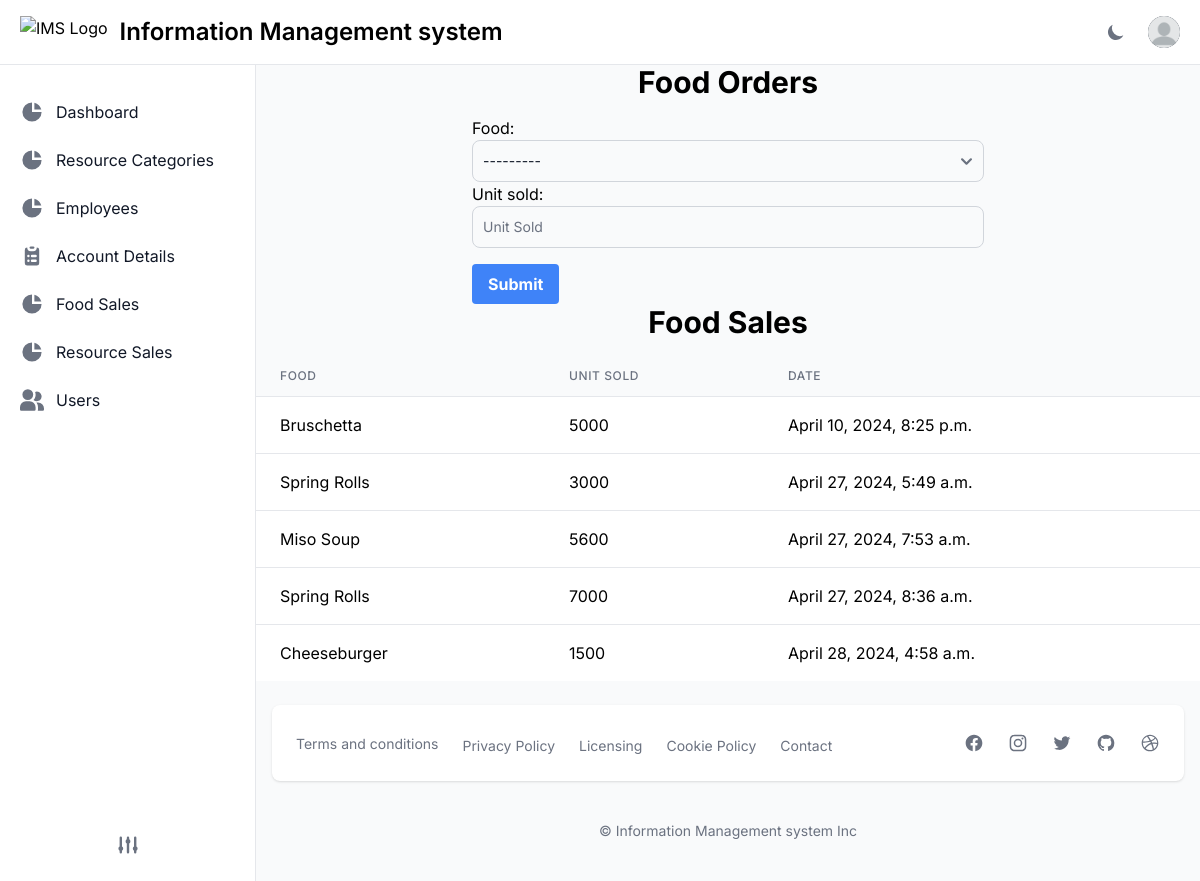
/resource/foodsales/ (signed in), run on the app's committed database.
### apps/resource/models.py (models this page shows)
class Foodsales(models.Model):
    food = models.ForeignKey(Menuitem, on_delete=models.CASCADE)
    unit_sold = models.IntegerField()
    date = models.DateTimeField(auto_now_add=True, editable=True, null=True)

class Menuitem(models.Model):
    category = models.ForeignKey(Menucategory, on_delete=models.CASCADE, verbose_name= 'menuitem')
    name = models.CharField(max_length=45)
    description= models.TextField(max_length=700)
    price = models.DecimalField(decimal_places=2, max_digits=15, null=False, blank=False)
    image = models.ImageField(upload_to='menu', null= True, blank=True)
    def __str__(self):
        return self.name

### apps/resource/views.py (the view)
# urls.py: path('foodsales/', views.Foodsaleview, name='foodsales'),
@login_required(login_url='/users/signin/')
@admin_required
def Foodsaleview(request):
    if request.method == 'POST':
        form = FoodsalesForm(request.POST)
        if form.is_valid():
            form.save()
            return redirect('foodsales')  # Redirect to the same page after successful submission
    else:
        form = FoodsalesForm()
    foodsales = Foodsales.objects.all()
    return render(request, './resources/foodsales.html', {'form': form, 'foodsales': foodsales})

### apps/resource/forms.py
class FoodsalesForm(forms.ModelForm):
    class Meta:
        model = Foodsales
        fields = ['food', 'unit_sold']
        widgets = {
            'food': forms.Select(attrs={
                'class': 'bg-gray-50 border border-gray-300 text-gray-900 sm:text-sm rounded-lg focus:ring-primary-500 focus:border-primary-500 block w-full p-2.5 dark:bg-gray-700 dark:border-gray-600 dark:placeholder-gray-400 dark:text-white dark:focus:ring-primary-500 dark:focus:border-primary-500',
                'placeholder': 'Food'
            }),
            'unit_sold': forms.NumberInput(attrs={
                'class': 'bg-gray-50 border border-gray-300 text-gray-900 sm:text-sm rounded-lg focus:ring-primary-500 focus:border-primary-500 block w-full p-2.5 dark:bg-gray-700 dark:border-gray-600 dark:placeholder-gray-400 dark:text-white dark:focus:ring-primary-500 dark:focus:border-primary-500',
                'placeholder': 'Unit Sold'
            })
        }

### templates/resources/foodsales.html (shortened to what this page needs)
{% extends "layouts/base.html"%}
{% load static %}
{% block content %}
<div class="container mx-auto">
    <h1 class="text-3xl font-bold mb-4 dark:text-white text-center">Food Orders</h1>
    <form method="POST" class="max-w-lg mx-auto">
        {{ form.as_p }}
        <button type="submit" class="bg-blue-500 hover:bg-blue-700 text-white font-bold py-2 px-4 rounded mt-4">Submit</button>
    </form>
</div>
<div class="container mx-auto">
    <h1 class="text-3xl font-bold text-center mb-4 dark:text-white">Food Sales</h1>
    <table class="min-w-full divide-y divide-gray-200">
        <thead class="bg-gray-50">
            <tr>
                <th scope="col" class="px-6 py-3 text-left text-xs font-medium text-gray-500 uppercase tracking-wider">Food</th>
                <th scope="col" class="px-6 py-3 text-left text-xs font-medium text-gray-500 uppercase tracking-wider">Unit Sold</th>
                <th scope="col" class="px-6 py-3 text-left text-xs font-medium text-gray-500 uppercase tracking-wider">Date</th>
            </tr>
        </thead>
        <tbody class="bg-white divide-y divide-gray-200">
            {% for foodsale in foodsales %}
                <tr>
                    <td class="px-6 py-4 whitespace-nowrap">{{ foodsale.food }}</td>
                    <td class="px-6 py-4 whitespace-nowrap">{{ foodsale.unit_sold }}</td>
                    <td class="px-6 py-4 whitespace-nowrap">{{ foodsale.date }}</td>
                </tr>
            {% endfor %}
        </tbody>
    </table>
</div>
{% endblock %}

### data on the page
Foodsales: food "Bruschetta", unit_sold "5000", date "April 10, 2024, 8:25 p.m."
Foodsales: food "Spring Rolls", unit_sold "3000", date "April 27, 2024, 5:49 a.m."
Foodsales: food "Miso Soup", unit_sold "5600", date "April 27, 2024, 7:53 a.m."
Foodsales: food "Spring Rolls", unit_sold "7000", date "April 27, 2024, 8:36 a.m."
Foodsales: food "Cheeseburger", unit_sold "1500", date "April 28, 2024, 4:58 a.m."
